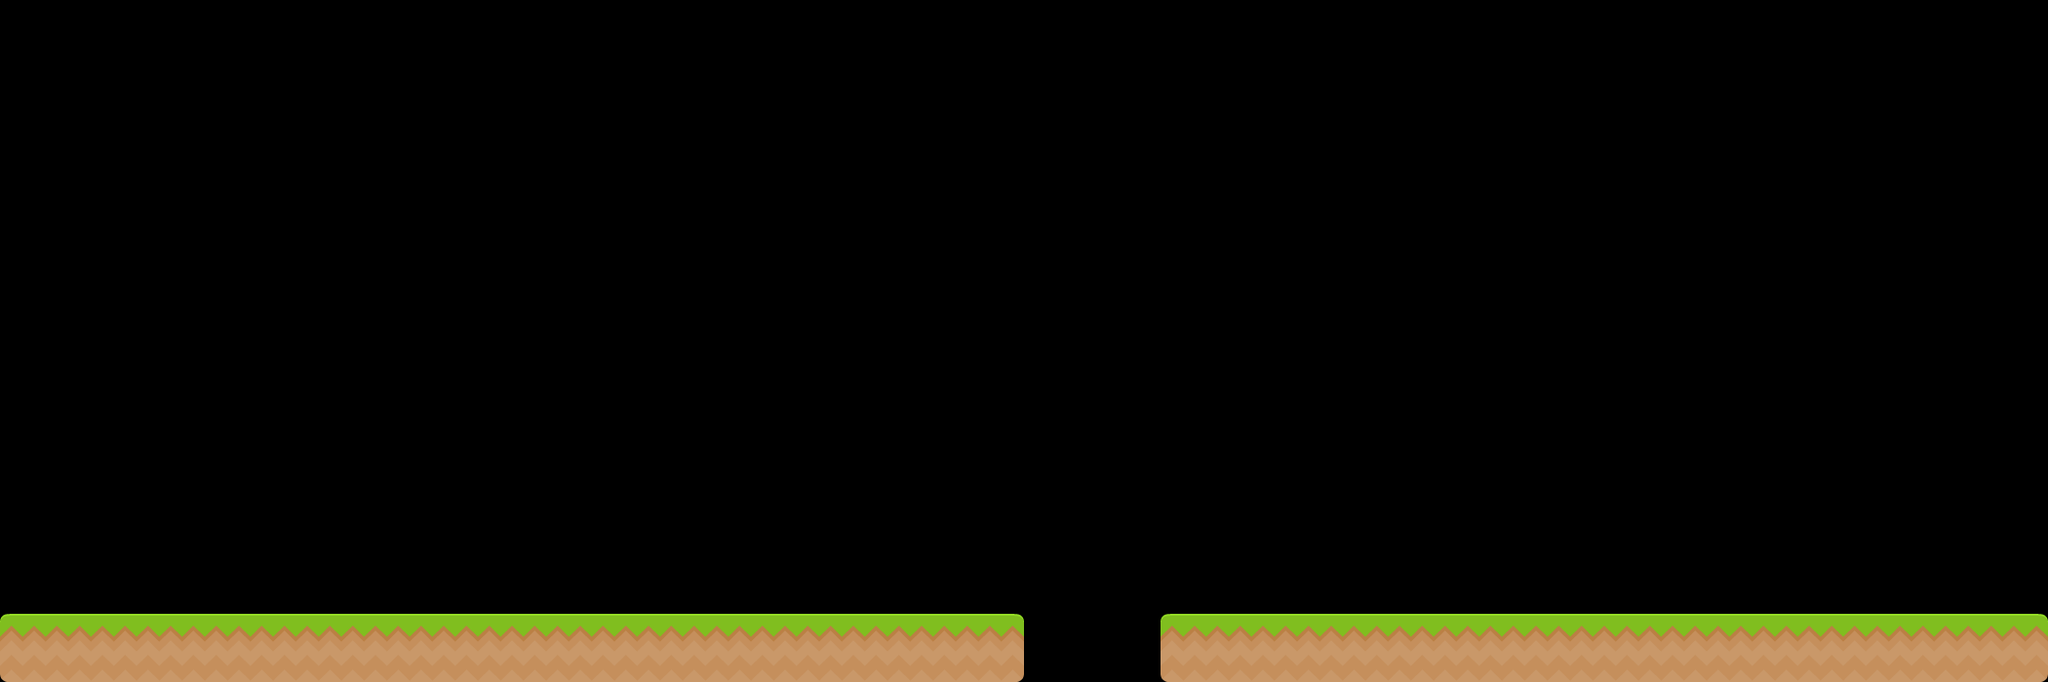

Below is a game level as drawn by its tile map, then a one-line description and the .tmx file that defines it, in full:
An orthogonal 30x10 tile map with 70x70 px tiles, 1 tile layer (Tile Layer 1) and 14 objects (6x destrBox, 2x platform, exitSign, doorBot, doorTop, ...).

<map version="1.2" tiledversion="1.2.3" orientation="orthogonal" renderorder="right-down" width="30" height="10" tilewidth="70" tileheight="70" infinite="0" nextlayerid="3" nextobjectid="51">
 <properties>
  <property name="star1time" type="float" value="16" />
 </properties>
 <tileset firstgid="1" name="tiles_spritesheet" tilewidth="70" tileheight="70" spacing="2" tilecount="156" columns="12">
  <image source="tiles_spritesheet.png" width="914" height="936" />
 </tileset>
 <layer id="1" name="Tile Layer 1" width="30" height="10">
  <data encoding="csv">
0,0,0,0,0,0,0,0,0,0,0,0,0,0,0,0,0,0,0,0,0,0,0,0,0,0,0,0,0,0,
0,0,0,0,0,0,0,0,0,0,0,0,0,0,0,0,0,0,0,0,0,0,0,0,0,0,0,0,0,0,
0,0,0,0,0,0,0,0,0,0,0,0,0,0,0,0,0,0,0,0,0,0,0,0,0,0,0,0,0,0,
0,0,0,0,0,0,0,0,0,0,0,0,0,0,0,0,0,0,0,0,0,0,0,0,0,0,0,0,0,0,
0,0,0,0,0,0,0,0,0,0,0,0,0,0,0,0,0,0,0,0,0,0,0,0,0,0,0,0,0,0,
0,0,0,0,0,0,0,0,0,0,0,0,0,0,0,0,0,0,0,0,0,0,0,0,0,0,0,0,0,0,
0,0,0,0,0,0,0,0,0,0,0,0,0,0,0,0,0,0,0,0,0,0,0,0,0,0,0,0,0,0,
0,0,0,0,0,0,0,0,0,0,0,0,0,0,0,0,0,0,0,0,0,0,0,0,0,0,0,0,0,0,
0,0,0,0,0,0,0,0,0,0,0,0,0,0,0,0,0,0,0,0,0,0,0,0,0,0,0,0,0,0,
116,104,104,104,104,104,104,104,104,104,104,104,104,104,92,0,0,116,104,104,104,104,104,104,104,104,104,104,104,92
</data>
 </layer>
 <objectgroup id="2" name="Object Layer 1">
  <object id="1" type="exitSign" gid="65" x="1960" y="630" width="70" height="70" />
  <object id="3" type="doorBot" gid="58" x="2030" y="630" width="70" height="70" />
  <object id="4" type="doorTop" gid="46" x="2030" y="560" width="70" height="70" />
  <object id="18" type="platform" x="0" y="630" width="1050" height="70" />
  <object id="28" type="enemyBox" gid="61" x="1400" y="630" width="70" height="70" />
  <object id="38" type="platform" x="1190" y="630" width="910" height="70" />
  <object id="42" type="destrBox" gid="73" x="1050" y="630" width="70" height="70" />
  <object id="43" type="destrBox" gid="73" x="1050" y="560" width="70" height="70" />
  <object id="44" type="destrBox" gid="73" x="1050" y="490" width="70" height="70" />
  <object id="45" type="destrBox" gid="73" x="1120" y="490" width="70" height="70" />
  <object id="46" type="destrBox" gid="73" x="1120" y="560" width="70" height="70" />
  <object id="47" type="destrBox" gid="73" x="1120" y="630" width="70" height="70" />
  <object id="48" type="exitTrigger" x="1470" y="560" width="210" height="70" />
  <object id="50" type="messagePrompt" x="630" y="490" width="280" height="140">
   <properties>
    <property name="message" value="Boxes can be broken by tapping on them" />
   </properties>
  </object>
 </objectgroup>
</map>
